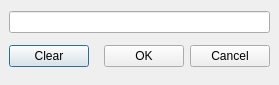
<?xml version="1.0" encoding="UTF-8"?>
<ui version="4.0">
 <class>KeySequenceDialog</class>
 <widget class="QDialog" name="KeySequenceDialog">
  <property name="geometry">
   <rect>
    <x>0</x>
    <y>0</y>
    <width>279</width>
    <height>85</height>
   </rect>
  </property>
  <property name="windowTitle">
   <string>Shortcut</string>
  </property>
  <layout class="QGridLayout">
   <property name="margin">
    <number>9</number>
   </property>
   <property name="spacing">
    <number>6</number>
   </property>
   <item row="0" column="0">
    <widget class="QLineEdit" name="lineEdit"/>
   </item>
   <item row="1" column="0">
    <layout class="QHBoxLayout">
     <property name="spacing">
      <number>6</number>
     </property>
     <property name="margin">
      <number>0</number>
     </property>
     <item>
      <widget class="QPushButton" name="pushButtonClear">
       <property name="text">
        <string>Clear</string>
       </property>
      </widget>
     </item>
     <item>
      <spacer>
       <property name="orientation">
        <enum>Qt::Horizontal</enum>
       </property>
       <property name="sizeHint" stdset="0">
        <size>
         <width>131</width>
         <height>31</height>
        </size>
       </property>
      </spacer>
     </item>
     <item>
      <widget class="QPushButton" name="okButton">
       <property name="text">
        <string>OK</string>
       </property>
      </widget>
     </item>
     <item>
      <widget class="QPushButton" name="cancelButton">
       <property name="text">
        <string>Cancel</string>
       </property>
      </widget>
     </item>
    </layout>
   </item>
  </layout>
 </widget>
 <tabstops>
  <tabstop>lineEdit</tabstop>
  <tabstop>okButton</tabstop>
  <tabstop>cancelButton</tabstop>
 </tabstops>
 <resources/>
 <connections>
  <connection>
   <sender>okButton</sender>
   <signal>clicked()</signal>
   <receiver>KeySequenceDialog</receiver>
   <slot>accept()</slot>
   <hints>
    <hint type="sourcelabel">
     <x>278</x>
     <y>253</y>
    </hint>
    <hint type="destinationlabel">
     <x>96</x>
     <y>254</y>
    </hint>
   </hints>
  </connection>
  <connection>
   <sender>cancelButton</sender>
   <signal>clicked()</signal>
   <receiver>KeySequenceDialog</receiver>
   <slot>reject()</slot>
   <hints>
    <hint type="sourcelabel">
     <x>369</x>
     <y>253</y>
    </hint>
    <hint type="destinationlabel">
     <x>179</x>
     <y>282</y>
    </hint>
   </hints>
  </connection>
 </connections>
</ui>
